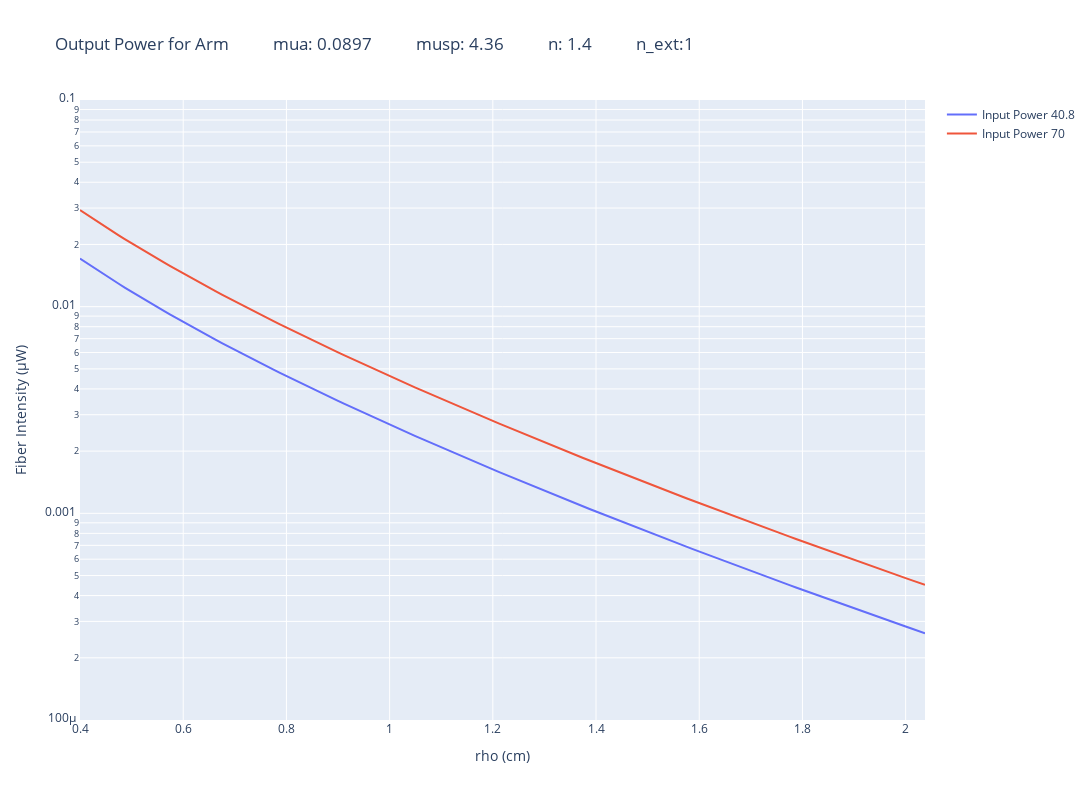

Here is the notebook cell this chart was saved with:
### Code cell
final_power_a = go.Figure()
#power in microwats


final_power_a1_LCA_theoretical = (result_a/(2*np.pi)) * f_input_power1*ster2*area2*1000
final_power_a2_LCA_theoretical = (result_a/(2*np.pi)) * f_input_power2*ster2*area2*1000

final_power_a.add_trace(go.Scatter(x=rho,y=final_power_a1_LCA_theoretical, showlegend=True,name='Input Power '+str(f_input_power1)))
final_power_a.add_trace(go.Scatter(x=rho,y=final_power_a2_LCA_theoretical, showlegend=True, name='Input Power '+str(f_input_power2)))

final_power_a.update_layout(autosize=False,width=1500,height=800,title = "Output Power for Arm           mua: "+str(mua_a)+"           musp: "+str(musp_a)+"           n: "+str(n)+"           n_ext:"+str(n_ext) , 
                            yaxis_title= 'Fiber Intensity (μW)', xaxis_title = 'rho (cm)')
final_power_a.update_yaxes(type="log", range=[-4,-1])

### Figure 1 — Plotly figure (JSON) as saved in the notebook; plotly's stock layout.template omitted (floating-point values rounded to 4 significant figures; data arrays with more than 128 entries replaced by an {"elided": "..."} marker saying what was removed)
{"data": [{"name": "Input Power 40.8", "showlegend": true, "type": "scatter", "x": {"elided": "132 float values"}, "y": {"elided": "156 float values"}}, {"name": "Input Power 70", "showlegend": true, "type": "scatter", "x": {"elided": "132 float values"}, "y": {"elided": "156 float values"}}], "layout": {"autosize": false, "height": 800, "title": {"text": "Output Power for Arm           mua: 0.0897           musp: 4.36           n: 1.4           n_ext:1"}, "width": 1500, "xaxis": {"autorange": true, "range": [0.4, 2.038], "title": {"text": "rho (cm)"}, "type": "linear"}, "yaxis": {"range": [-4, -1], "title": {"text": "Fiber Intensity (μW)"}, "type": "log"}}}
